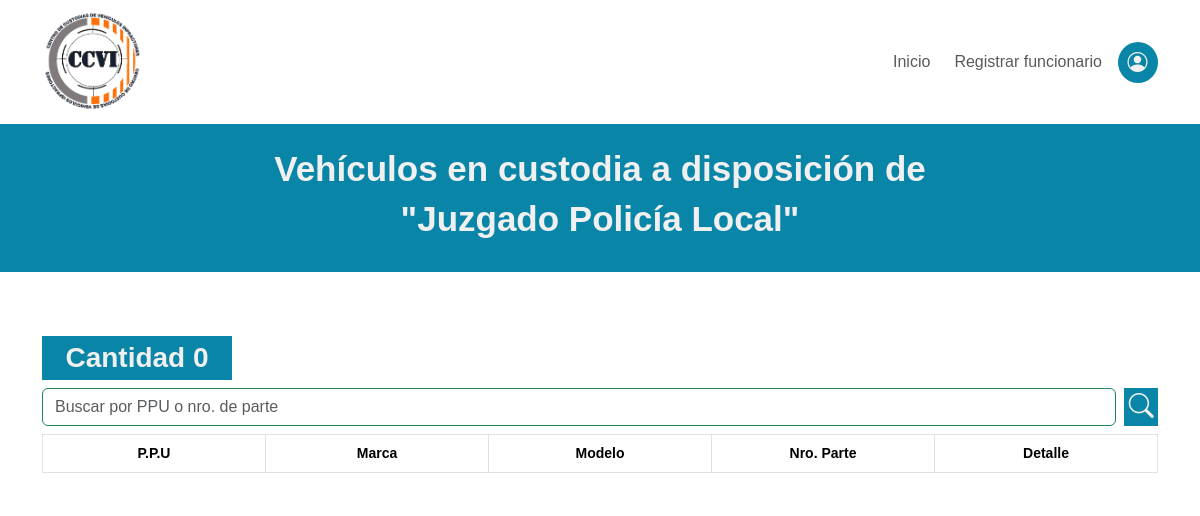
Before: /home/vehiculos/Juzgado Policía Local/ (signed in) with the older database file.
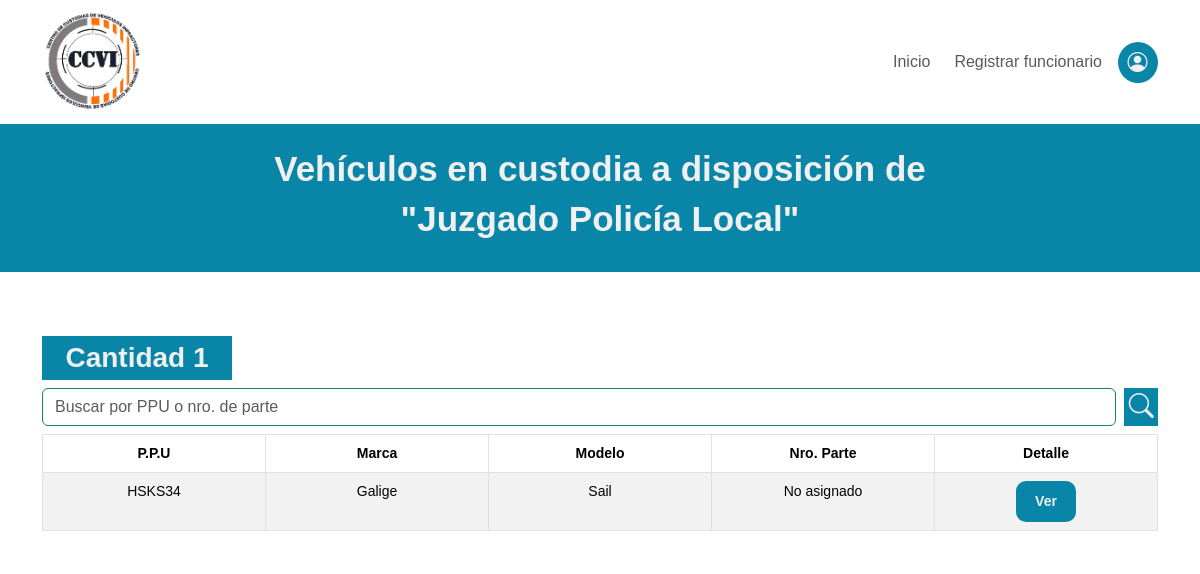
After: the same page with the newer database file.
### core/models.py (models this page shows, shortened)
class Vehiculo(models.Model):
    tipo = models.CharField(max_length=60, choices=CHOICES_TIPO)
    marca = models.CharField(max_length=60)
    modelo = models.CharField(max_length=60)
    placa_patente = models.CharField(max_length=6, unique=True)
    año = models.IntegerField()
    color = models.CharField(max_length=40)
    imagen = models.ImageField(upload_to='vehiculos')
    motivo = models.CharField(max_length=100, choices=CHOICES_MOTIVO)
    disposicion = models.ForeignKey(Tribunal, to_field='nombre', on_delete=models.RESTRICT, verbose_name='Disposición')
    fecha_ingreso = models.DateTimeField(verbose_name='Fecha de ingreso')
    numero_de_parte = models.IntegerField(blank=True, null=True, verbose_name='Número parte')
    numero_de_oficio = models.IntegerField(blank=True, null=True, verbose_name='Número oficio')
    acta_entrega = models.CharField(max_length=2, choices=ACTA_ENTREGA)
    observaciones = models.TextField(blank=True, default='Sin observaciones')
    entregado = models.BooleanField(default=False)
    registro_propietario = models.BooleanField(default=False)
    funcionario_receptor = models.ForeignKey(User, on_delete=models.RESTRICT, null=True, related_name='funcionario_receptor')
    funcionario_entrega = models.ForeignKey(User, on_delete=models.RESTRICT, null=True, blank=True, related_name='funcionario_entrega')
    class Meta:
        verbose_name = 'Vehículo'
        verbose_name_plural = 'Vehículos'

### core/views.py (the view)
# urls.py: path('vehiculos/<tribunal>/', FiltroVehiculosTribunal.as_view(), name='filtro_vehiculos_tribunales'),
@method_decorator(login_required, name='dispatch')
class FiltroVehiculosTribunal(ListView):
    model = Vehiculo
    template_name = 'pages/filtrados/tribunales.html'
    def get_context_data(self, **kwargs):
        context = super().get_context_data(**kwargs)
        tribunal = self.kwargs['tribunal'] # Con esta sintaxis capturo el parámetro que necesito.
        vehiculos = Vehiculo.objects.filter(disposicion=tribunal, entregado=False).order_by('-fecha_ingreso')
        cantidad_vehiculos = vehiculos.count()
        buscar = self.request.GET.get("buscar")
        if buscar:
           vehiculos = Vehiculo.objects.filter( Q(entregado=False),  Q(disposicion=tribunal), Q(placa_patente__icontains=buscar) | Q(numero_de_parte__icontains=buscar ) )
        context['disposicion'] = tribunal
        context['cantidad'] = cantidad_vehiculos
        context['vehiculos'] = vehiculos
        return context

### core/templates/pages/filtrados/tribunales.html (shortened to what this page needs)
{% extends 'layout_core/layout_core.html' %}
{% block content %}
<section>
    <div class="contenedor_tribunales">
        <div class="container-fluid p-0">
            <div class="row text-center">
                <div class="col contenedor_tipo_tribunal p-4">
                        <h1>Vehículos en custodia a disposición de</h1>
                        <h1> "{{disposicion}}" </h1>
                </div>
            </div>
        </div>
        <div class="container">
            <div class="row mt-5">
                <div class="col mt-3">
                    <h3 class="cantidad_vehiculos text-center">Cantidad  {{ cantidad }}</h3>
                    <form action="{% url 'filtro_vehiculos_tribunales' disposicion %}" method="GET" class="pb-2 d-flex justify-content-center gap-2">
                        <input type="search" class="form-control shadow-none border border-success" name="buscar" id="buscar" placeholder="Buscar por PPU o nro. de parte">
                        <button type="submit" class="button_search"><i class="bi bi-search"></i></button>
                    </form>
                    <table class="table table-striped table-hover table-bordered small" width="100%">
                        <thead>
                            <tr class="text-center">
                                <th class="col-1">P.P.U</th>
                                <th class="col-1">Marca</th>
                                <th class="col-1">Modelo</th>
                                <th class="col-1">Nro. Parte </th>
                                <th class="col-1">Detalle</th>
                            </tr>
                        </thead>
                        <tbody>
                            {% for vehiculo in vehiculos %}
                                <tr class="text-center">
                                    <td class="">{{ vehiculo.placa_patente }}</td>
                                    <td>{{ vehiculo.marca }}</td>
                                    <td>{{ vehiculo.modelo }}</td>
                                    {% if vehiculo.numero_de_parte %}
                                        <td>{{ vehiculo.numero_de_parte }}</td>
                                    {% else %}
                                        <td>No asignado</td>
                                    {% endif %}
                                    <td>
                                        <a href="{% url 'detalle_vehiculo' vehiculo.id %}">
                                            <Button class="boton_tribunales">Ver</Button>
                                        </a>
                                    </td>
                                </tr>
                            {% endfor %}
                        </tbody>
                    </table>
                </div>
            </div>
        </div>
    </div>
</section>
{% endblock %}

Changed rows visible on the page:
added Vehiculo: disposicion "Juzgado Policía Local", placa_patente "HSKS34", marca "Galige", modelo "Sail", shows "No asignado"
Other visible differences:
{{ cantidad }}: "0" → "1"
{{ disposicion }}: "Juzgado Policía Local" → (not shown)
